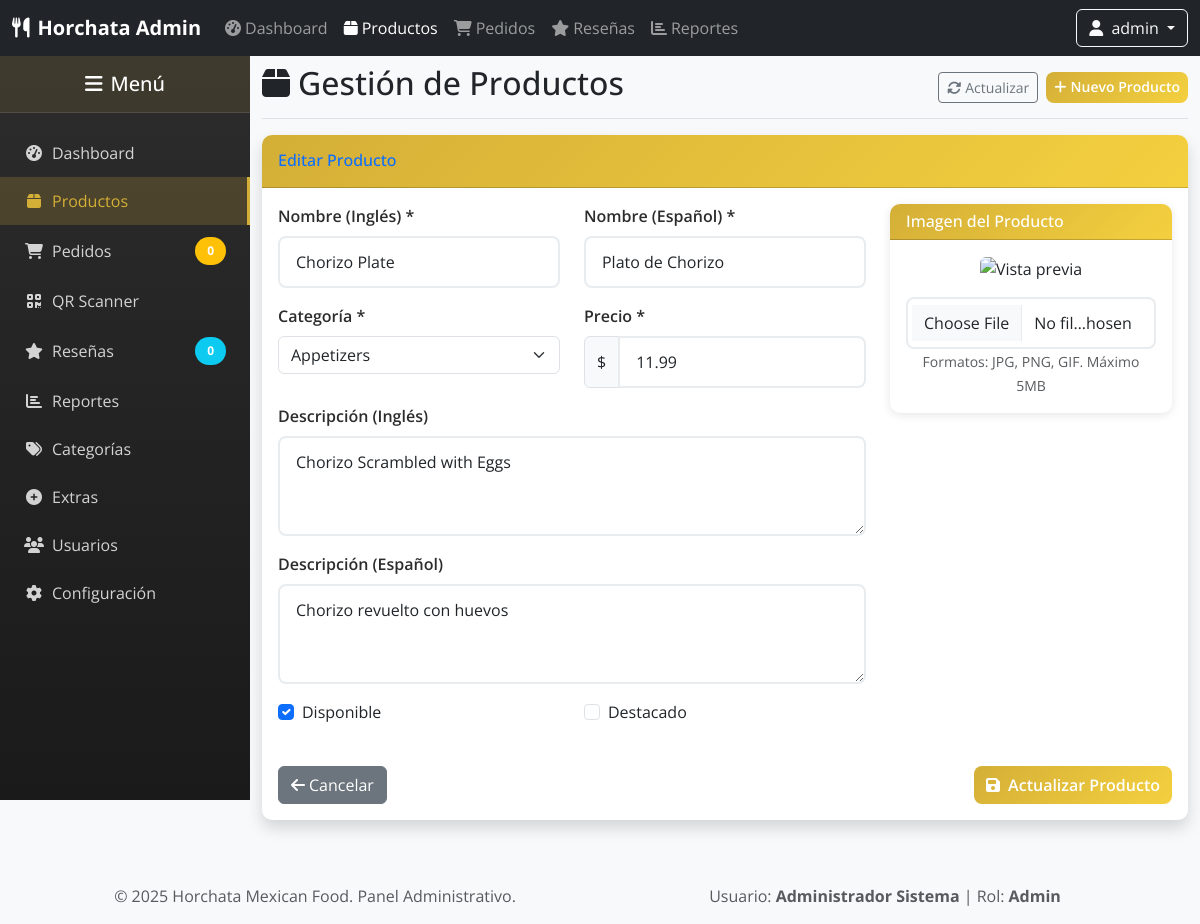
Screenshot of /admin/products.php?action=edit&id=1 (signed in) with the database file from the repository.
### tables this page shows
CREATE TABLE `products` (
  `id` int(11) NOT NULL AUTO_INCREMENT,
  `category_id` int(11) NOT NULL,
  `name_en` varchar(100) NOT NULL,
  `name_es` varchar(100) NOT NULL,
  `description_en` text,
  `description_es` text,
  `price` decimal(10,2) NOT NULL,
  `image` varchar(255) DEFAULT NULL,
  `is_available` tinyint(1) NOT NULL DEFAULT 1,
  `is_featured` tinyint(1) NOT NULL DEFAULT 0,
  `sort_order` int(11) NOT NULL DEFAULT 0,
  `created_at` timestamp NOT NULL DEFAULT CURRENT_TIMESTAMP,
  `updated_at` timestamp NOT NULL DEFAULT CURRENT_TIMESTAMP ON UPDATE CURRENT_TIMESTAMP,
  PRIMARY KEY (`id`),
  KEY `category_id` (`category_id`),
  KEY `is_available` (`is_available`),
  KEY `is_featured` (`is_featured`),
  CONSTRAINT `products_category_fk` FOREIGN KEY (`category_id`) REFERENCES `categories` (`id`) ON DELETE CASCADE
);

CREATE TABLE `categories` (
  `id` int(11) NOT NULL AUTO_INCREMENT,
  `name_en` varchar(100) NOT NULL,
  `name_es` varchar(100) NOT NULL,
  `description_en` text,
  `description_es` text,
  `image` varchar(255) DEFAULT NULL,
  `sort_order` int(11) NOT NULL DEFAULT 0,
  `is_active` tinyint(1) NOT NULL DEFAULT 1,
  `created_at` timestamp NOT NULL DEFAULT CURRENT_TIMESTAMP,
  `updated_at` timestamp NOT NULL DEFAULT CURRENT_TIMESTAMP ON UPDATE CURRENT_TIMESTAMP,
  PRIMARY KEY (`id`)
);

### admin/products.php (the view, shortened to what the rows shown need)
<?php
require_once '../includes/db_connect.php';
$action = $_GET['action'] ?? 'list';
$product_id = $_GET['id'] ?? 0;
switch ($action) {
    case 'create':
    case 'edit':
        $product = $action === 'edit' ? getProduct($product_id) : null;
        $categories = getAllCategories();
        break;
}
include 'includes/admin-header.php';
?>
<div class="container-fluid">
    <div class="d-flex justify-content-between flex-wrap flex-md-nowrap align-items-center pt-3 pb-2 mb-3 border-bottom">
        <h1 class="h2">
            <i class="fas fa-box me-2"></i>Gestión de Productos
        </h1>
    </div>
    <?php if ($action === 'list'): ?>
    <div class="card shadow mb-4">
        <div class="card-header py-3">
            <h6 class="m-0 font-weight-bold text-primary">Lista de Productos</h6>
        </div>
        <div class="card-body">
            <div class="row mb-3">
                <div class="col-md-3">
                    <select class="form-select" id="categoryFilter">
                        <option value="">Todas las categorías</option>
                        <?php foreach ($categories as $category): ?>
                        <option value="<?php echo $category['id']; ?>">
                            <?php echo htmlspecialchars($category['name_en']); ?>
                        </option>
                        <?php endforeach; ?>
                    </select>
                </div>
                <div class="col-md-3">
                    <select class="form-select" id="statusFilter">
                        <option value="">Todos los estados</option>
                        <option value="1">Disponible</option>
                        <option value="0">No disponible</option>
                    </select>
                </div>
                <div class="col-md-3">
                    <input type="text" class="form-control" id="searchInput" placeholder="Buscar productos...">
                </div>
                <div class="col-md-3">
                    <button class="btn btn-outline-primary w-100" onclick="applyFilters()">
                        <i class="fas fa-search me-1"></i>Filtrar
                    </button>
                </div>
            </div>
            <div class="table-responsive">
                <table class="table table-bordered" id="productsTable" width="100%" cellspacing="0">
                    <thead>
                        <tr>
                            <th>Imagen</th>
                            <th>Nombre</th>
                            <th>Categoría</th>
                            <th>Precio</th>
                            <th>Estado</th>
                            <th>Destacado</th>
                            <th>Fecha</th>
                            <th>Acciones</th>
                        </tr>
                    </thead>
                    <tbody>
                        <?php foreach ($products as $product): ?>
                        <tr>
                            <td>
                                <?php
                                $image_path = $product['image'] ?: '../assets/images/placeholder.jpg';
                                if (strpos($image_path, '../') !== 0) {
                                    $image_path = '../' . $image_path;
                                }
                                ?>
                                <img src="<?php echo $image_path; ?>"
                                     alt="<?php echo htmlspecialchars($product['name_en']); ?>"
                                     class="rounded"
                                     style="width: 50px; height: 50px; object-fit: cover;">
                            </td>
                            <td>
                                <strong><?php echo htmlspecialchars($product['name_en']); ?></strong>
                                <br>
                                <small class="text-muted"><?php echo htmlspecialchars($product['name_es']); ?></small>
                            </td>
                            <td><?php echo htmlspecialchars($product['category_name']); ?></td>
                            <td>
                                <strong class="text-primary">$<?php echo number_format($product['price'], 2); ?></strong>
                            </td>
                            <td>
                                <span class="badge bg-<?php echo $product['is_available'] ? 'success' : 'danger'; ?>">
                                    <?php echo $product['is_available'] ? 'Disponible' : 'No disponible'; ?>
                                </span>
                            </td>
                            <td>
                                <?php if ($product['is_featured']): ?>
                                <i class="fas fa-star text-warning"></i>
                                <?php endif; ?>
                            </td>
                            <td>
                                <?php echo date('M d, Y', strtotime($product['created_at'])); ?>
                            </td>
                            <td>
                                <div class="btn-group" role="group">
                                    <a href="products.php?action=edit&id=<?php echo $product['id']; ?>"
                                       class="btn btn-sm btn-outline-primary" title="Editar">
                                        <i class="fas fa-edit"></i>
                                    </a>
                                    <button class="btn btn-sm btn-outline-<?php echo $product['is_available'] ? 'warning' : 'success'; ?>"
                                            onclick="toggleProductStatus(<?php echo $product['id']; ?>, <?php echo $product['is_available'] ? 'false' : 'true'; ?>)"
                                            title="<?php echo $product['is_available'] ? 'Desactivar' : 'Activar'; ?>">
                                        <i class="fas fa-<?php echo $product['is_available'] ? 'eye-slash' : 'eye'; ?>"></i>
                                    </button>
                                    <button class="btn btn-sm btn-outline-danger"
                                            onclick="deleteProduct(<?php echo $product['id']; ?>, '<?php echo htmlspecialchars($product['name_en']); ?>')"
                                            title="Eliminar">
                                        <i class="fas fa-trash"></i>
                                    </button>
                                </div>
                            </td>
                        </tr>
                        <?php endforeach; ?>
                    </tbody>
                </table>
            </div>
        </div>
    </div>
    <?php elseif ($action === 'create' || $action === 'edit'): ?>
    <div class="card shadow mb-4">
        <div class="card-header py-3">
            <h6 class="m-0 font-weight-bold text-primary">
                <?php echo $action === 'create' ? 'Nuevo Producto' : 'Editar Producto'; ?>
            </h6>
        </div>
        <div class="card-body">
            <form id="productForm" method="POST" enctype="multipart/form-data">
                <div class="row">
                    <div class="col-lg-8">
                        <div class="row">
                            <div class="col-md-6 mb-3">
                                <label for="name_en" class="form-label">Nombre (Inglés) *</label>
                                <input type="text" class="form-control" id="name_en" name="name_en"
                                       value="<?php echo htmlspecialchars($product['name_en'] ?? ''); ?>" required>
                            </div>
                            <div class="col-md-6 mb-3">
                                <label for="name_es" class="form-label">Nombre (Español) *</label>
                                <input type="text" class="form-control" id="name_es" name="name_es"
                                       value="<?php echo htmlspecialchars($product['name_es'] ?? ''); ?>" required>
                            </div>
                        </div>
                        <div class="row">
                            <div class="col-md-6 mb-3">
                                <label for="category_id" class="form-label">Categoría *</label>
                                <select class="form-select" id="category_id" name="category_id" required>
                                    <?php foreach ($categories as $category): ?>
                                    <option value="<?php echo $category['id']; ?>"
                                            <?php echo (isset($product['category_id']) && $product['category_id'] == $category['id']) ? 'selected' : ''; ?>>
                                        <?php echo htmlspecialchars($category['name_en']); ?>
                                    </option>
                                    <?php endforeach; ?>
                                </select>
                            </div>
                            <div class="col-md-6 mb-3">
                                <label for="price" class="form-label">Precio *</label>
                                <div class="input-group">
                                    <span class="input-group-text">$</span>
                                    <input type="number" class="form-control" id="price" name="price"
                                           step="0.01" min="0"
                                           value="<?php echo $product['price'] ?? ''; ?>" required>
                                </div>
                            </div>
                        </div>
                        <div class="mb-3">
                            <label for="description_en" class="form-label">Descripción (Inglés)</label>
                            <textarea class="form-control" id="description_en" name="description_en" rows="3"><?php echo htmlspecialchars($product['description_en'] ?? ''); ?></textarea>
                        </div>
                        <div class="mb-3">
                            <label for="description_es" class="form-label">Descripción (Español)</label>
                            <textarea class="form-control" id="description_es" name="description_es" rows="3"><?php echo htmlspecialchars($product['description_es'] ?? ''); ?></textarea>
                        </div>
                        <div class="row">
                            <div class="col-md-6 mb-3">
                                <div class="form-check">
                                    <input class="form-check-input" type="checkbox" id="is_available" name="is_available"
                                           <?php echo (isset($product['is_available']) && $product['is_available']) ? 'checked' : ''; ?>>
                                    <label class="form-check-label" for="is_available">
                                        Disponible
                                    </label>
                                </div>
                            </div>
                            <div class="col-md-6 mb-3">
                                <div class="form-check">
                                    <input class="form-check-input" type="checkbox" id="is_featured" name="is_featured"
                                           <?php echo (isset($product['is_featured']) && $product['is_featured']) ? 'checked' : ''; ?>>
                                    <label class="form-check-label" for="is_featured">
                                        Destacado
                                    </label>
                                </div>
                            </div>
                        </div>
                    </div>
                    <div class="col-lg-4">
                        <div class="card">
                            <div class="card-header">
                                <h6 class="mb-0">Imagen del Producto</h6>
                            </div>
                            <div class="card-body text-center">
                                <div class="mb-3">
                                    <?php
                                    $image_path = $product['image'] ?? '../assets/images/placeholder.jpg';
                                    ?>
                                    <img id="imagePreview"
                                         src="<?php echo $image_path; ?>"
                                         alt="Vista previa"
                                         class="img-fluid rounded"
                                         style="max-height: 200px;">
                                </div>
                                <input type="file" class="form-control" id="image" name="image"
                                       accept="image/*" onchange="previewImage(this)">
                                <small class="text-muted">Formatos: JPG, PNG, GIF. Máximo 5MB</small>
                            </div>
                        </div>
                    </div>
                </div>
                <div class="row mt-4">
                    <div class="col-12">
                        <div class="d-flex justify-content-between">
                            <a href="products.php" class="btn btn-secondary">
                                <i class="fas fa-arrow-left me-1"></i>Cancelar
                            </a>
                            <button type="submit" class="btn btn-primary">
                                <i class="fas fa-save me-1"></i>
                                <?php echo $action === 'create' ? 'Crear Producto' : 'Actualizar Producto'; ?>
                            </button>
                        </div>
                    </div>
                </div>
            </form>
        </div>
    </div>
    <?php endif; ?>
</div>
<?php
function getProduct($id) {
    return fetchOne("
        SELECT p.*, c.name_en as category_name
        FROM products p
        LEFT JOIN categories c ON p.category_id = c.id
        WHERE p.id = ?
    ", [$id]);
}
function getAllCategories() {
    return fetchAll("
        SELECT * FROM categories
        WHERE is_active = 1
        ORDER BY name_en ASC
    ");
}
include 'includes/admin-footer.php';
?>

### rows the page displays
products: name_en "Chorizo Plate", name_es "Plato de Chorizo", category_id "Appetizers", price "11.99", description_en "Chorizo Scrambled with Eggs", description_es "Chorizo revuelto con huevos", is_available "☑"

### other values shown
$_SESSION['admin_username'] "admin"
$_SESSION['admin_name'] "Administrador Sistema"
$_SESSION['admin_role'] "Admin"
